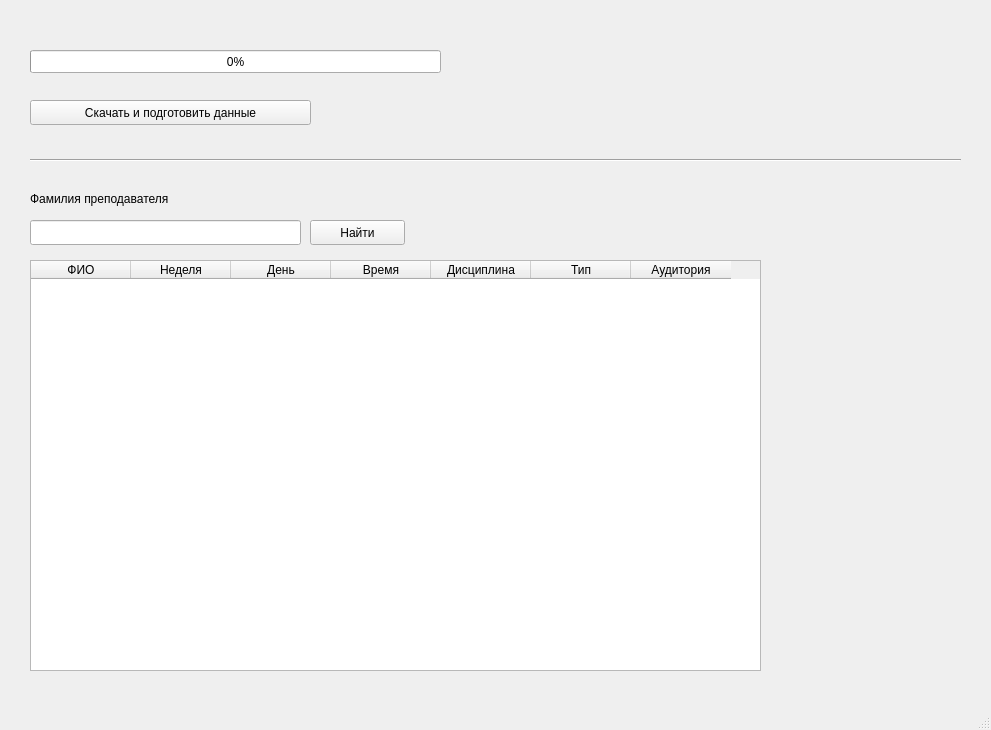
<?xml version="1.0" encoding="UTF-8"?>
<ui version="4.0">
 <class>MainWindow</class>
 <widget class="QMainWindow" name="MainWindow">
  <property name="geometry">
   <rect>
    <x>0</x>
    <y>0</y>
    <width>991</width>
    <height>730</height>
   </rect>
  </property>
  <property name="windowTitle">
   <string>Расписание</string>
  </property>
  <widget class="QWidget" name="centralwidget">
   <widget class="QPushButton" name="show_teacher_schedule_btn">
    <property name="geometry">
     <rect>
      <x>310</x>
      <y>220</y>
      <width>95</width>
      <height>25</height>
     </rect>
    </property>
    <property name="text">
     <string>Найти</string>
    </property>
   </widget>
   <widget class="QLabel" name="label">
    <property name="geometry">
     <rect>
      <x>30</x>
      <y>190</y>
      <width>181</width>
      <height>17</height>
     </rect>
    </property>
    <property name="text">
     <string>Фамилия преподавателя</string>
    </property>
   </widget>
   <widget class="QLineEdit" name="teacher_name_input_field">
    <property name="geometry">
     <rect>
      <x>30</x>
      <y>220</y>
      <width>271</width>
      <height>25</height>
     </rect>
    </property>
   </widget>
   <widget class="QTableWidget" name="tableWidget">
    <property name="geometry">
     <rect>
      <x>30</x>
      <y>260</y>
      <width>731</width>
      <height>411</height>
     </rect>
    </property>
    <property name="sortingEnabled">
     <bool>true</bool>
    </property>
    <column>
     <property name="text">
      <string>ФИО</string>
     </property>
    </column>
    <column>
     <property name="text">
      <string>Неделя</string>
     </property>
    </column>
    <column>
     <property name="text">
      <string>День</string>
     </property>
    </column>
    <column>
     <property name="text">
      <string>Время</string>
     </property>
    </column>
    <column>
     <property name="text">
      <string>Дисциплина</string>
     </property>
    </column>
    <column>
     <property name="text">
      <string>Тип</string>
     </property>
    </column>
    <column>
     <property name="text">
      <string>Аудитория</string>
     </property>
    </column>
   </widget>
   <widget class="QPushButton" name="prepare_data_btn">
    <property name="geometry">
     <rect>
      <x>30</x>
      <y>100</y>
      <width>281</width>
      <height>25</height>
     </rect>
    </property>
    <property name="text">
     <string>Скачать и подготовить данные</string>
    </property>
   </widget>
   <widget class="Line" name="line">
    <property name="geometry">
     <rect>
      <x>30</x>
      <y>150</y>
      <width>931</width>
      <height>21</height>
     </rect>
    </property>
    <property name="orientation">
     <enum>Qt::Orientation::Horizontal</enum>
    </property>
   </widget>
   <widget class="QProgressBar" name="prepare_progressbar">
    <property name="geometry">
     <rect>
      <x>30</x>
      <y>50</y>
      <width>411</width>
      <height>23</height>
     </rect>
    </property>
    <property name="value">
     <number>0</number>
    </property>
   </widget>
  </widget>
  <widget class="QMenuBar" name="menubar">
   <property name="geometry">
    <rect>
     <x>0</x>
     <y>0</y>
     <width>991</width>
     <height>22</height>
    </rect>
   </property>
  </widget>
  <widget class="QStatusBar" name="statusbar"/>
 </widget>
 <resources/>
 <connections/>
</ui>
